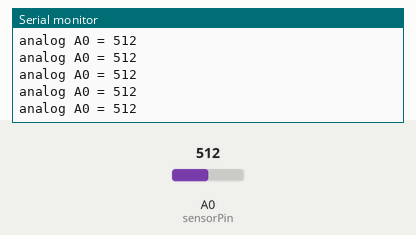
Recording of a sketch running on a simulated Arduino Uno, built with avr-gcc and run on an emulated ATmega328P. Parts: the last lines printed to the serial monitor. The test bench sets the inputs (shaded band); at power-on: A0 (sensorPin) = 512.

Above: at 1.2 s.
1.3 s: A0 (sensorPin) set to 716
At 1.31 s:
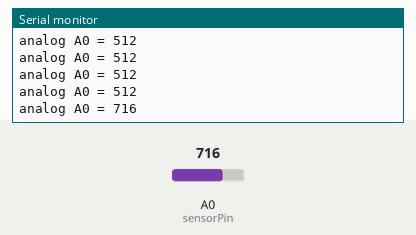
2.8 s: A0 (sensorPin) set to 900
At 2.82 s:
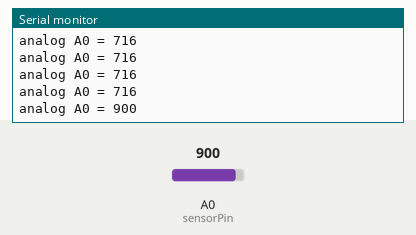
Timing chart, 0 to 5.8 s (numbered marks = the images above; inputs shaded):
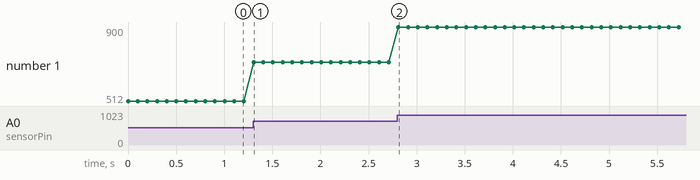

Measured:
- after the input at 1.3 s, the serial monitor: prints a new line at once (image 1)
- after the input at 2.8 s, the serial monitor: prints a new line at once (image 2)
- plotted number 1: 512 → 716 after the input at 1.3 s, 716 → 900 after the input at 2.8 s

The sketch:

potentiometer.ino
```cpp
int sensorPin = A0;
int sensorValue = 0;

void setup() {
  Serial.begin(9600);
}

void loop() {
  sensorValue = analogRead(sensorPin);
  Serial.print("analog A0 = ");
  Serial.println(sensorValue);
  delay(100);
}
```
